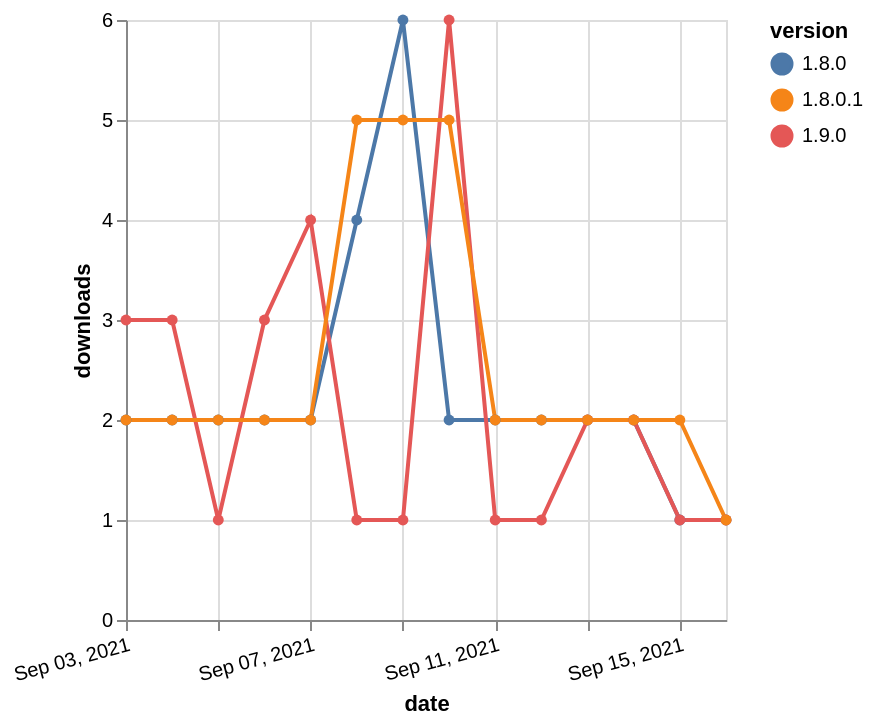

Describe this chart as a Vega-Lite specification.
### Vega-Lite specification from a JSON file in a GitHub repository (floating-point values rounded to 4 significant figures)
{"$schema": "https://vega.github.io/schema/vega-lite/v5.json", "description": "A simple bar chart with embedded data.", "data": {"values": [{"date": "2021-09-03", "total": 3333, "delta": 2, "version": "1.8.0"}, {"date": "2021-09-04", "total": 3335, "delta": 2, "version": "1.8.0"}, {"date": "2021-09-05", "total": 3337, "delta": 2, "version": "1.8.0"}, {"date": "2021-09-06", "total": 3339, "delta": 2, "version": "1.8.0"}, {"date": "2021-09-07", "total": 3341, "delta": 2, "version": "1.8.0"}, {"date": "2021-09-08", "total": 3345, "delta": 4, "version": "1.8.0"}, {"date": "2021-09-09", "total": 3351, "delta": 6, "version": "1.8.0"}, {"date": "2021-09-10", "total": 3353, "delta": 2, "version": "1.8.0"}, {"date": "2021-09-11", "total": 3355, "delta": 2, "version": "1.8.0"}, {"date": "2021-09-12", "total": 3357, "delta": 2, "version": "1.8.0"}, {"date": "2021-09-13", "total": 3359, "delta": 2, "version": "1.8.0"}, {"date": "2021-09-14", "total": 3361, "delta": 2, "version": "1.8.0"}, {"date": "2021-09-15", "total": 3362, "delta": 1, "version": "1.8.0"}, {"date": "2021-09-16", "total": 3363, "delta": 1, "version": "1.8.0"}, {"date": "2021-09-03", "total": 386, "delta": 3, "version": "1.9.0"}, {"date": "2021-09-04", "total": 389, "delta": 3, "version": "1.9.0"}, {"date": "2021-09-05", "total": 390, "delta": 1, "version": "1.9.0"}, {"date": "2021-09-06", "total": 393, "delta": 3, "version": "1.9.0"}, {"date": "2021-09-07", "total": 397, "delta": 4, "version": "1.9.0"}, {"date": "2021-09-08", "total": 398, "delta": 1, "version": "1.9.0"}, {"date": "2021-09-09", "total": 399, "delta": 1, "version": "1.9.0"}, {"date": "2021-09-10", "total": 405, "delta": 6, "version": "1.9.0"}, {"date": "2021-09-11", "total": 406, "delta": 1, "version": "1.9.0"}, {"date": "2021-09-12", "total": 407, "delta": 1, "version": "1.9.0"}, {"date": "2021-09-13", "total": 409, "delta": 2, "version": "1.9.0"}, {"date": "2021-09-14", "total": 411, "delta": 2, "version": "1.9.0"}, {"date": "2021-09-15", "total": 412, "delta": 1, "version": "1.9.0"}, {"date": "2021-09-16", "total": 413, "delta": 1, "version": "1.9.0"}, {"date": "2021-09-03", "total": 4879, "delta": 2, "version": "1.8.0.1"}, {"date": "2021-09-04", "total": 4881, "delta": 2, "version": "1.8.0.1"}, {"date": "2021-09-05", "total": 4883, "delta": 2, "version": "1.8.0.1"}, {"date": "2021-09-06", "total": 4885, "delta": 2, "version": "1.8.0.1"}, {"date": "2021-09-07", "total": 4887, "delta": 2, "version": "1.8.0.1"}, {"date": "2021-09-08", "total": 4892, "delta": 5, "version": "1.8.0.1"}, {"date": "2021-09-09", "total": 4897, "delta": 5, "version": "1.8.0.1"}, {"date": "2021-09-10", "total": 4902, "delta": 5, "version": "1.8.0.1"}, {"date": "2021-09-11", "total": 4904, "delta": 2, "version": "1.8.0.1"}, {"date": "2021-09-12", "total": 4906, "delta": 2, "version": "1.8.0.1"}, {"date": "2021-09-13", "total": 4908, "delta": 2, "version": "1.8.0.1"}, {"date": "2021-09-14", "total": 4910, "delta": 2, "version": "1.8.0.1"}, {"date": "2021-09-15", "total": 4912, "delta": 2, "version": "1.8.0.1"}, {"date": "2021-09-16", "total": 4913, "delta": 1, "version": "1.8.0.1"}]}, "width": "container", "mark": {"type": "line", "point": {"filled": true}}, "encoding": {"x": {"field": "date", "type": "temporal", "timeUnit": "yearmonthdate", "title": "date", "axis": {"labelAngle": -15}}, "y": {"field": "delta", "type": "quantitative", "title": "downloads"}, "color": {"field": "version", "type": "nominal"}, "tooltip": {"field": "delta"}}}
